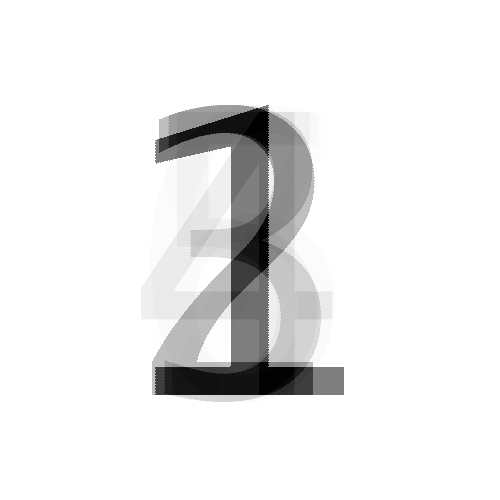
#> input picture examples/split_bit_layers/bit_layers.png, 500 x 500 px
$ python bit_layers.py   (older library calls are emulated)
#> lines starting #> are read from the running program, lines starting #| are printed output that depends on the picture; after the words box and inside, x2 and y2 are one past the last pixel; in counts of white or black regions, pixels touching at a corner belong together
### imagetools.py
"""
ImageTools

A toolset to help splitting images into their components, to perform logical masks on pixel values an to extract binary data hidden in the pixel values.

Author: dennistreysa (https://github.com/dennistreysa)
URL: https://github.com/dennistreysa/ImageTools

License: GNU General Public License v3.0
"""

import os
import math
import numpy
import copy
import scipy.misc
from PIL import Image


class BitWriter(object):

	# [18 lines left out: functions __init__, PushBit, not called in this run]

	def ClearData(self):
		self._bitsInCurrentByte = 0
		self._bytes = [ ]

	@property
	def BitsPerByte(self):
		return self._bits

	@property
	def BitsTotal(self):
		return (len(self._bytes) - 1) * self._bits + self._bitsInCurrentByte

	@property
	def Bytes(self):
		return bytearray(self._bytes)


class PatternWalker(object):

	# [35 lines left out: functions __init__, Walk, not called in this run]


class ImageTools(object):

	BITS_PER_COMPONENT = {
		'1': [1],
		'L': [8],
		'P': [8],
		'RGB': [8,8,8],
		'RGBA': [8,8,8,8],
		'CMYK': [8,8,8,8],
		'YCbCr': [8,8,8],
		'LAB': [8,8,8],
		'HSV': [8,8,8],
		'I': [32],
		'F': [32]
	}

	def __init__(self, imagePath=None, bitsOutput=8):
		self._bits = bitsOutput
		self._components = None

		if imagePath is not None:
			self.Load(imagePath)

	def Load(self, imagePath):
		"""Loads an image via a give file-path

		imagePath -- path to the image file
		"""
#> called with imagePath = 'bit_layers.png'
		assert os.path.isfile(imagePath), "No valid file path was passed!"
		image = Image.open(imagePath)
#> image is the input picture: PIL image 500x500 RGB; min 0, max 255, mean 236.9
		self._imageData = numpy.asarray(image)
		self._height = self._imageData.shape[0]
#> self._height = 500
		self._width = self._imageData.shape[1]
#> self._width = 500
		self._components = self._imageData.shape[2]
#> self._components = 3
		assert image.mode in self.BITS_PER_COMPONENT, "Unknown image mode!"
		self._mode = image.mode
#> self._mode = 'RGB'
		self._bitsPerComponent = self.BITS_PER_COMPONENT[image.mode]
#> self._bitsPerComponent = [8, 8, 8]
		self._splittedComponents = None

	# [6 lines left out: function _splitComponents, not called in this run]

	def _toImage(self, data, reallyToImage=True, adjustValues=False):
		"""Converts a numpy array to a PIL-Image

		data -- The numpy array
		reallyToImage -- Indicates if the data shall really be converted, or just returned as is
		"""

		if not reallyToImage:
			return data

		if isinstance(data[0][0], int) or isinstance(data[0][0], float):
			components = 1
		else:
			components = data.shape[2]
#> components = 3
		imageType = "?"

		if components == 1:
			imageType = "L"
			# toimage can't handle inner arrays with just one element, so we need to make an int out of the arrays
			data = data.reshape(data.shape[0], data.shape[1])
		elif components == 3:
			imageType = "RGB"
		elif components == 4:
			imageType = "RGBA"
		else:
			raise Exception("Could not determine image type!")

		_min = numpy.amin(data) if adjustValues else 0.0
		_max = numpy.amax(data) if adjustValues else math.pow(2, self._bits) - 1

		return scipy.misc.toimage(data, cmin=_min, cmax=_max, mode=imageType)

	# [15 lines left out: functions _mod, _div, not called in this run]

	def _and(self, data, value):
		"""Performs a bitwise AND to all elements of a given numpy array

		data -- the numpy array
		value -- the value to perform the operation with
		"""
		return numpy.bitwise_and(data, value)

	# [15 lines left out: functions _or, _xor, not called in this run]

	def _shift(self, data, value):
		"""Performs a bitwise left shift to all elements of a given numpy array

		data -- the numpy array
		value -- the number of bits to shift left
		"""
		if value == 0:
			return data
		return numpy.left_shift(data, value)

	def _maskBits(self, data, fromBit, toBit):
		"""Performs a bitwise AND to all elements of a given numpy array with a mask of all zeros, only the bits from 'fromBit' to 'toBit' (including) are set to 1
		"""
		mask = sum([1<<pos for pos in range(fromBit, toBit + 1)])
		return self._and(data, mask)

	def _getMaskedComponentByIndex(self, component, function, value, shift, toImage):
		assert component < self._components, "The image does not have that many components!"
		return self._toImage(self._shift(function(self._splitComponents()[component], value), shift), toImage)

	def _getMaskedComponent(self, component, function, value, shift, toImage):
		return self._toImage(self._shift(function(component, value), shift), toImage)

	def SplitComponents(self, toImage=True):
		for component in self._splitComponents():
			yield self._toImage(component, toImage)

	def SplitBitLayersComponents(self, bits=1, toImage=True):
		for iComponent, component in enumerate(self._splitComponents()):
			yield [self._toImage(self._shift(self._maskBits(component, layer, layer + bits - 1), self._bitsPerComponent[iComponent] - layer - bits), toImage) for layer in range(self._bitsPerComponent[iComponent] - bits + 1)]

	def SplitBitLayers(self, bits=1, toImage=True):
		"""Returns the image data splitted by bit layers (components are not seperated)

		Note:
		If bits > 1, the layers will overlap!

		Keyword arguments:
		bits [int] -- Number of bits to mask (default 1)
		"""
		assert bits > 0, "Need to mask at least one bit!"
		_bits = min(self._bitsPerComponent)
		for layer in range(_bits - bits + 1):
			yield self._toImage(self._shift(self._maskBits(self._imageData, layer, layer + bits - 1), _bits - layer - bits), toImage)

	def GetAndMaskedComponent(self, component, mask, shift=0, toImage=True):
		return self._getMaskedComponentByIndex(component, self._and, mask, shift, toImage)

	def GetOrMaskedComponent(self, component, mask, shift=0, toImage=True):
		return self._getMaskedComponentByIndex(component, self._or, mask, shift, toImage)

	def GetXorMaskedComponent(self, component, mask, shift=0, toImage=True):
		return self._getMaskedComponentByIndex(component, self._xor, mask, shift, toImage)

	# [110 lines left out: functions GetMaskedComponents, GetBinaryData, MagicEye, Treashold, not called in this run]

	@property
	def Bits(self):
		return self._bits

	# [4 lines left out: function Bits, not called in this run]

	@property
	def Components(self):
		return self._components

### examples/split_bit_layers/bit_layers.py
from imagetools import ImageTools

it = ImageTools("bit_layers.png")

for i, layer in enumerate(it.SplitBitLayers()):
	layer.save("bitlayer_%d.png" % (i))
#> this loop made 8 passes
#> pass 1, `layer.save("bitlayer_%d.png" % (i))`:
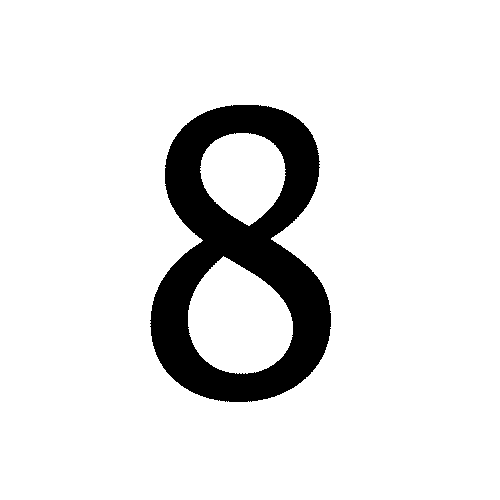
#> saved as bitlayer_0.png: PIL image 500x500 RGB; values 0 (black) and 128 (white), 89.6% white; 1 black region, box (x1, y1, x2, y2) and area: (150, 105, 331, 402) 25971
#> pass 2, `layer.save("bitlayer_%d.png" % (i))`:
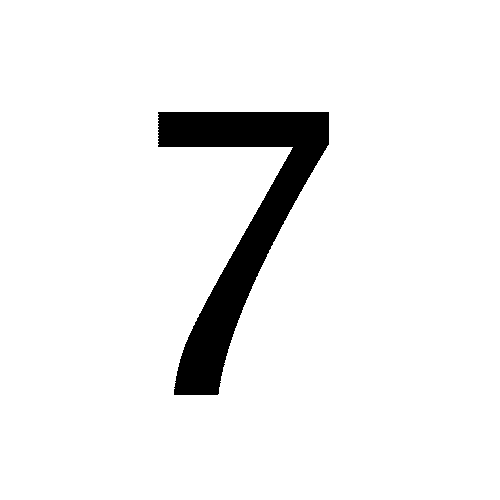
#> saved as bitlayer_1.png: PIL image 500x500 RGB; values 0 (black) and 128 (white), 93.8% white; 1 black region, box (x1, y1, x2, y2) and area: (158, 112, 329, 395) 15418
